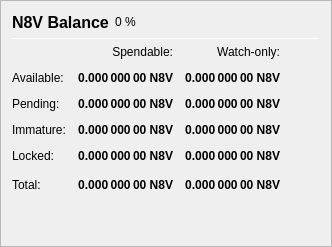
                   <widget class="QFrame" name="frame_Balances">
                    <property name="frameShape">
                     <enum>QFrame::StyledPanel</enum>
                    </property>
                    <property name="frameShadow">
                     <enum>QFrame::Raised</enum>
                    </property>
                    <layout class="QVBoxLayout" name="verticalLayout_4">
                     <item>
                      <layout class="QHBoxLayout" name="horizontalLayout_4">
                       <item>
                        <widget class="QLabel" name="label_5">
                         <property name="minimumSize">
                          <size>
                           <width>0</width>
                           <height>20</height>
                          </size>
                         </property>
                         <property name="font">
                          <font>
                           <pointsize>12</pointsize>
                           <weight>75</weight>
                           <bold>true</bold>
                          </font>
                         </property>
                         <property name="text">
                          <string>N8V Balance</string>
                         </property>
                        </widget>
                       </item>
                       <item>
                        <widget class="QLabel" name="labelN8VPercent">
                         <property name="text">
                          <string notr="true">0 %</string>
                         </property>
                        </widget>
                       </item>
                       <item>
                        <spacer name="horizontalSpacer_3">
                         <property name="orientation">
                          <enum>Qt::Horizontal</enum>
                         </property>
                         <property name="sizeHint" stdset="0">
                          <size>
                           <width>40</width>
                           <height>20</height>
                          </size>
                         </property>
                        </spacer>
                       </item>
                      </layout>
                     </item>
                     <item>
                      <widget class="Line" name="line_Balance">
                       <property name="minimumSize">
                        <size>
                         <width>0</width>
                         <height>1</height>
                        </size>
                       </property>
                       <property name="maximumSize">
                        <size>
                         <width>16777215</width>
                         <height>1</height>
                        </size>
                       </property>
                       <property name="orientation">
                        <enum>Qt::Horizontal</enum>
                       </property>
                      </widget>
                     </item>
                     <item>
                      <layout class="QGridLayout" name="gridLayout">
                       <property name="spacing">
                        <number>12</number>
                       </property>
                       <item row="0" column="1">
                        <widget class="QLabel" name="labelSpendable">
                         <property name="text">
                          <string>Spendable:</string>
                         </property>
                         <property name="alignment">
                          <set>Qt::AlignRight|Qt::AlignTrailing|Qt::AlignVCenter</set>
                         </property>
                        </widget>
                       </item>
                       <item row="0" column="2">
                        <widget class="QLabel" name="labelWatchonly">
                         <property name="text">
                          <string>Watch-only:</string>
                         </property>
                         <property name="alignment">
                          <set>Qt::AlignRight|Qt::AlignTrailing|Qt::AlignVCenter</set>
                         </property>
                        </widget>
                       </item>
                       <item row="1" column="0">
                        <widget class="QLabel" name="labelBalanceText">
                         <property name="text">
                          <string>Available:</string>
                         </property>
                        </widget>
                       </item>
                       <item row="1" column="1">
                        <widget class="QLabel" name="labelBalance">
                         <property name="font">
                          <font>
                           <weight>75</weight>
                           <bold>true</bold>
                          </font>
                         </property>
                         <property name="cursor">
                          <cursorShape>IBeamCursor</cursorShape>
                         </property>
                         <property name="toolTip">
                          <string>Your current spendable balance</string>
                         </property>
                         <property name="text">
                          <string notr="true">0.000 000 00 N8V</string>
                         </property>
                         <property name="alignment">
                          <set>Qt::AlignRight|Qt::AlignTrailing|Qt::AlignVCenter</set>
                         </property>
                         <property name="textInteractionFlags">
                          <set>Qt::LinksAccessibleByMouse|Qt::TextSelectableByKeyboard|Qt::TextSelectableByMouse</set>
                         </property>
                        </widget>
                       </item>
                       <item row="1" column="2">
                        <widget class="QLabel" name="labelWatchAvailable">
                         <property name="font">
                          <font>
                           <weight>75</weight>
                           <bold>true</bold>
                          </font>
                         </property>
                         <property name="cursor">
                          <cursorShape>IBeamCursor</cursorShape>
                         </property>
                         <property name="toolTip">
                          <string>Your current balance in watch-only addresses</string>
                         </property>
                         <property name="text">
                          <string notr="true">0.000 000 00 N8V</string>
                         </property>
                         <property name="alignment">
                          <set>Qt::AlignRight|Qt::AlignTrailing|Qt::AlignVCenter</set>
                         </property>
                         <property name="textInteractionFlags">
                          <set>Qt::LinksAccessibleByMouse|Qt::TextSelectableByKeyboard|Qt::TextSelectableByMouse</set>
                         </property>
                        </widget>
                       </item>
                       <item row="2" column="0">
                        <widget class="QLabel" name="labelPendingText">
                         <property name="text">
                          <string>Pending:</string>
                         </property>
                        </widget>
                       </item>
                       <item row="2" column="1">
                        <widget class="QLabel" name="labelUnconfirmed">
                         <property name="font">
                          <font>
                           <weight>75</weight>
                           <bold>true</bold>
                          </font>
                         </property>
                         <property name="cursor">
                          <cursorShape>IBeamCursor</cursorShape>
                         </property>
                         <property name="toolTip">
                          <string>Total of transactions that have yet to be confirmed, and do not yet count toward the spendable balance</string>
                         </property>
                         <property name="text">
                          <string notr="true">0.000 000 00 N8V</string>
                         </property>
                         <property name="alignment">
                          <set>Qt::AlignRight|Qt::AlignTrailing|Qt::AlignVCenter</set>
                         </property>
                         <property name="textInteractionFlags">
                          <set>Qt::LinksAccessibleByMouse|Qt::TextSelectableByKeyboard|Qt::TextSelectableByMouse</set>
                         </property>
                        </widget>
                       </item>
                       <item row="2" column="2">
                        <widget class="QLabel" name="labelWatchPending">
                         <property name="font">
                          <font>
                           <weight>75</weight>
                           <bold>true</bold>
                          </font>
                         </property>
                         <property name="cursor">
                          <cursorShape>IBeamCursor</cursorShape>
                         </property>
                         <property name="toolTip">
                          <string>Unconfirmed transactions to watch-only addresses</string>
                         </property>
                         <property name="text">
                          <string notr="true">0.000 000 00 N8V</string>
                         </property>
                         <property name="alignment">
                          <set>Qt::AlignRight|Qt::AlignTrailing|Qt::AlignVCenter</set>
                         </property>
                         <property name="textInteractionFlags">
                          <set>Qt::LinksAccessibleByMouse|Qt::TextSelectableByKeyboard|Qt::TextSelectableByMouse</set>
                         </property>
                        </widget>
                       </item>
                       <item row="3" column="0">
                        <widget class="QLabel" name="labelImmatureText">
                         <property name="text">
                          <string>Immature:</string>
                         </property>
                        </widget>
                       </item>
                       <item row="3" column="1">
                        <widget class="QLabel" name="labelImmature">
                         <property name="font">
                          <font>
                           <weight>75</weight>
                           <bold>true</bold>
                          </font>
                         </property>
                         <property name="cursor">
                          <cursorShape>IBeamCursor</cursorShape>
                         </property>
                         <property name="toolTip">
                          <string>Staked or masternode rewards that has not yet matured</string>
                         </property>
                         <property name="text">
                          <string notr="true">0.000 000 00 N8V</string>
                         </property>
                         <property name="alignment">
                          <set>Qt::AlignRight|Qt::AlignTrailing|Qt::AlignVCenter</set>
                         </property>
                         <property name="textInteractionFlags">
                          <set>Qt::LinksAccessibleByMouse|Qt::TextSelectableByKeyboard|Qt::TextSelectableByMouse</set>
                         </property>
                        </widget>
                       </item>
                       <item row="3" column="2">
                        <widget class="QLabel" name="labelWatchImmature">
                         <property name="font">
                          <font>
                           <weight>75</weight>
                           <bold>true</bold>
                          </font>
                         </property>
                         <property name="cursor">
                          <cursorShape>IBeamCursor</cursorShape>
                         </property>
                         <property name="toolTip">
                          <string>Staked or masternode rewards in watch-only addresses that has not yet matured</string>
                         </property>
                         <property name="text">
                          <string notr="true">0.000 000 00 N8V</string>
                         </property>
                         <property name="alignment">
                          <set>Qt::AlignRight|Qt::AlignTrailing|Qt::AlignVCenter</set>
                         </property>
                         <property name="textInteractionFlags">
                          <set>Qt::LinksAccessibleByMouse|Qt::TextSelectableByKeyboard|Qt::TextSelectableByMouse</set>
                         </property>
                        </widget>
                       </item>
                       <item row="4" column="0">
                        <widget class="QLabel" name="labelLockedBalanceText">
                         <property name="toolTip">
                          <string>Locked N8V or Masternode collaterals. These are excluded from zNATIVE minting.</string>
                         </property>
                         <property name="text">
                          <string>Locked:</string>
                         </property>
                        </widget>
                       </item>
                       <item row="4" column="1">
                        <widget class="QLabel" name="labelLockedBalance">
                         <property name="font">
                          <font>
                           <weight>75</weight>
                           <bold>true</bold>
                          </font>
                         </property>
                         <property name="cursor">
                          <cursorShape>IBeamCursor</cursorShape>
                         </property>
                         <property name="toolTip">
                          <string>Locked N8V or Masternode collaterals. These are excluded from zNATIVE minting.</string>
                         </property>
                         <property name="text">
                          <string notr="true">0.000 000 00 N8V</string>
                         </property>
                         <property name="alignment">
                          <set>Qt::AlignRight|Qt::AlignTrailing|Qt::AlignVCenter</set>
                         </property>
                         <property name="textInteractionFlags">
                          <set>Qt::LinksAccessibleByMouse|Qt::TextSelectableByKeyboard|Qt::TextSelectableByMouse</set>
                         </property>
                        </widget>
                       </item>
                       <item row="4" column="2">
                        <widget class="QLabel" name="labelWatchLocked">
                         <property name="font">
                          <font>
                           <weight>75</weight>
                           <bold>true</bold>
                          </font>
                         </property>
                         <property name="cursor">
                          <cursorShape>IBeamCursor</cursorShape>
                         </property>
                         <property name="toolTip">
                          <string>Current locked balance in watch-only addresses</string>
                         </property>
                         <property name="text">
                          <string notr="true">0.000 000 00 N8V</string>
                         </property>
                         <property name="alignment">
                          <set>Qt::AlignRight|Qt::AlignTrailing|Qt::AlignVCenter</set>
                         </property>
                         <property name="textInteractionFlags">
                          <set>Qt::LinksAccessibleByMouse|Qt::TextSelectableByKeyboard|Qt::TextSelectableByMouse</set>
                         </property>
                        </widget>
                       </item>
                       <item row="5" column="0">
                        <widget class="QLabel" name="labelTotalText">
                         <property name="toolTip">
                          <string>Your current NativeCoin balance, unconfirmed and immature transactions included</string>
                         </property>
                         <property name="text">
                          <string>Total:</string>
                         </property>
                        </widget>
                       </item>
                       <item row="5" column="1">
                        <widget class="QLabel" name="labelTotal">
                         <property name="font">
                          <font>
                           <weight>75</weight>
                           <bold>true</bold>
                          </font>
                         </property>
                         <property name="cursor">
                          <cursorShape>IBeamCursor</cursorShape>
                         </property>
                         <property name="toolTip">
                          <string>Your current nativecoin balance, unconfirmed and immature transactions included</string>
                         </property>
                         <property name="text">
                          <string notr="true">0.000 000 00 N8V</string>
                         </property>
                         <property name="alignment">
                          <set>Qt::AlignRight|Qt::AlignTrailing|Qt::AlignVCenter</set>
                         </property>
                         <property name="textInteractionFlags">
                          <set>Qt::LinksAccessibleByMouse|Qt::TextSelectableByKeyboard|Qt::TextSelectableByMouse</set>
                         </property>
                        </widget>
                       </item>
                       <item row="5" column="2">
                        <widget class="QLabel" name="labelWatchTotal">
                         <property name="font">
                          <font>
                           <weight>75</weight>
                           <bold>true</bold>
                          </font>
                         </property>
                         <property name="cursor">
                          <cursorShape>IBeamCursor</cursorShape>
                         </property>
                         <property name="toolTip">
                          <string>Current total balance in watch-only addresses</string>
                         </property>
                         <property name="text">
                          <string notr="true">0.000 000 00 N8V</string>
                         </property>
                         <property name="alignment">
                          <set>Qt::AlignRight|Qt::AlignTrailing|Qt::AlignVCenter</set>
                         </property>
                         <property name="textInteractionFlags">
                          <set>Qt::LinksAccessibleByMouse|Qt::TextSelectableByKeyboard|Qt::TextSelectableByMouse</set>
                         </property>
                        </widget>
                       </item>
                       <item row="5" column="3">
                        <spacer name="horizontalSpacer_9">
                         <property name="orientation">
                          <enum>Qt::Horizontal</enum>
                         </property>
                         <property name="sizeHint" stdset="0">
                          <size>
                           <width>40</width>
                           <height>20</height>
                          </size>
                         </property>
                        </spacer>
                       </item>
                      </layout>
                     </item>
                     <item>
                      <spacer name="verticalSpacer_3">
                       <property name="orientation">
                        <enum>Qt::Vertical</enum>
                       </property>
                       <property name="sizeHint" stdset="0">
                        <size>
                         <width>20</width>
                         <height>40</height>
                        </size>
                       </property>
                      </spacer>
                     </item>
                    </layout>
                   </widget>
